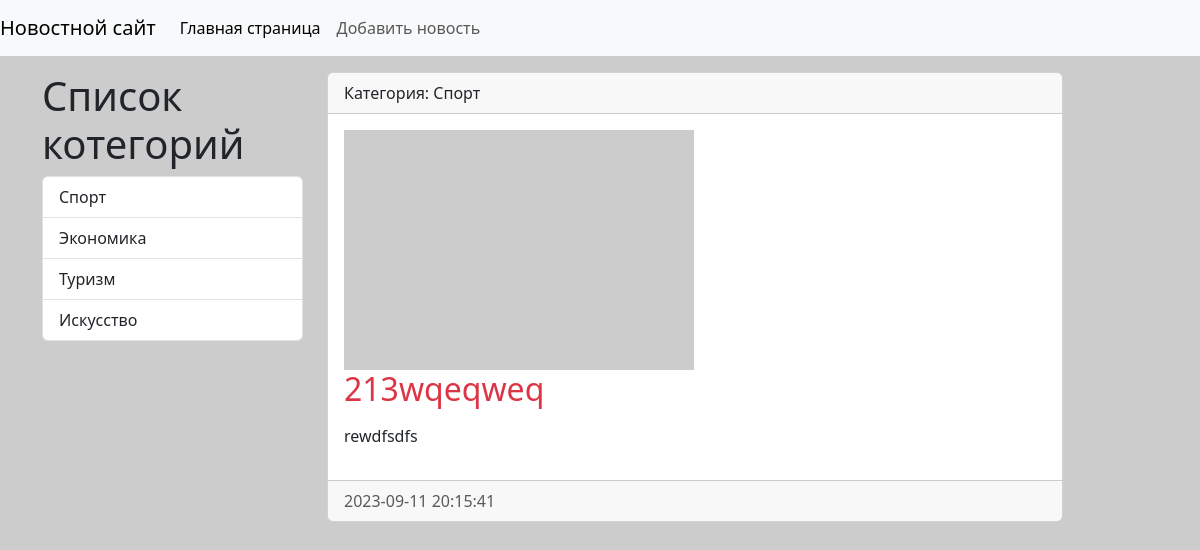
Page /news/213wqeqweq/ on the committed database.
### news/models.py (models this page shows, shortened)
class Category(models.Model):
    title = models.CharField(max_length=150, db_index=True, verbose_name='имя котегории')
    slug = models.SlugField(max_length=155, unique=True, db_index=True,
                            verbose_name='URL', null=True)
    class Mate:
        verbose_name = 'Категорию'
        verbose_name_plural = 'Категории'
        ordering = ['id']
    def __str__(self):
        return self.title
    def get_absolute_url(self):
        return reverse('category', kwargs={'category_slug': self.slug})

class News(models.Model):
    objects = None
    title = models.CharField(verbose_name="title", max_length=150)
    content = models.TextField(verbose_name="text", blank=True)
    created_at = models.DateTimeField(verbose_name="data", auto_now_add=True)
    updated_at = models.DateTimeField(verbose_name="up_data", auto_now=True)
    photo = models.ImageField(verbose_name="photo", upload_to='photos/%Y/%m/%d', blank=True)
    is_published = models.BooleanField(verbose_name="published", default=True)
    category = models.ForeignKey('Category', on_delete=models.PROTECT, null=True, verbose_name='Категории')
    slug = models.SlugField(max_length=155, unique=True, db_index=True, verbose_name='URL', null=True)
    class Meta:
        verbose_name = 'Новость'
        verbose_name_plural = 'Новости'
        ordering = ['id']

### news/views.py (the view)
# urls.py: path('news/<slug:news_slug>/', view_news, name='view_news'),
def view_news(request, news_slug):
    news_item = get_object_or_404(News, slug=news_slug)
    context = {
        'news_item': news_item
    }
    return render(request, 'news/view_news.html', context)

### news/templatetags/news_tags.py (called while the page is built)
@register.inclusion_tag('news/list_categories.html')
def show_categories():
    categories = Category.objects.all()
    return {'categories': categories}

### news/templates/news/view_news.html (shortened to what this page needs)
{% extends 'base.html'%}
{% block sidebar %}
{% include 'inc/_sidebar.html' %}
{% endblock %}
{% block content %}
            <div class="card mb-3">
                <div class="card-header">
                    Категория: {{ news_item.category }}
                </div>
                <div class="card-body">
                    <div class="media-body">
                        {% if item.photo %}
                        <img src="{{item.photo.url }}" alt="" width="350" class="mr-3">
                        {% else %}
                        <img src=" https://loremflickr.com/350/240" alt="" class="mr-3">
                        {% endif%}
                    </div>
                    <h2 class="card-title {% cycle 'text-danger' 'text-success'%}">{{ news_item.title }}</h2>
                    {% autoescape off %}
                    <p class="card-text">{{ news_item.content|linebreaks}}</p>
                    {% endautoescape %}
                </div>
                <div class="card-footer text-muted">
                    {{ news_item.created_at|date:"Y-m-d H:i:s" }}
                </div>
            </div>
{% endblock %}

### news/templates/news/list_categories.html
<h1>Список котегорий</h1>
  <div class="list-group">
    {% for item in categories %}
    <a href="{{ item.get_absolute_url}}" class="list-group-item list-group-item-action">{{ item.title }}</a>
    {% endfor %}
  </div>

### nicesite/static/css/styles.css (style rules this page uses)
body { background: #ccc; }

### rows in the picture
Category: title "Спорт"
Category: title "Экономика"
Category: title "Туризм"
Category: title "Искусство"
News: category "Спорт", title "213wqeqweq", content "rewdfsdfs", created_at "2023-09-11 20:15:41"
